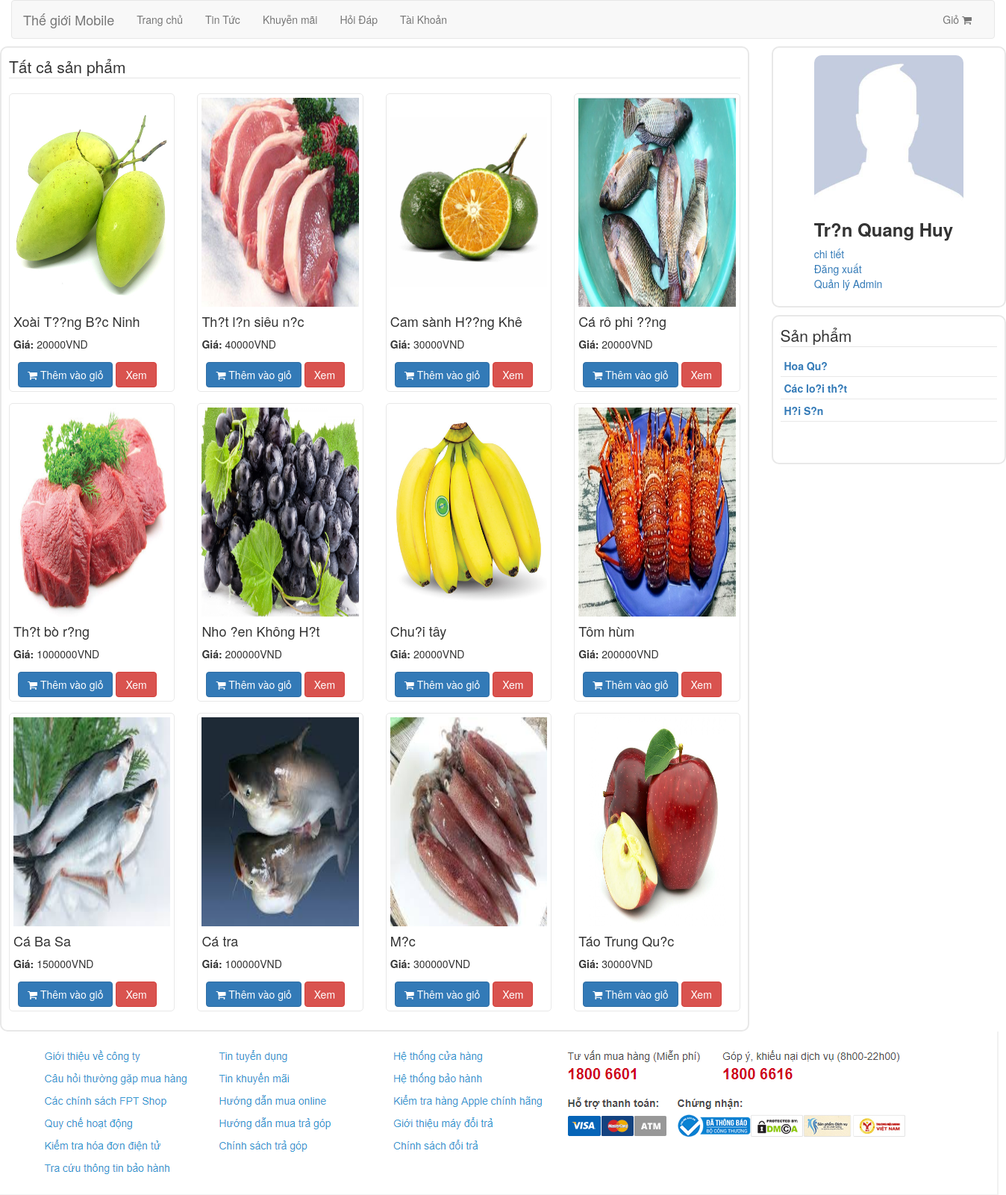
Page / (signed in) on the committed database.
### tables this page shows
CREATE TABLE `products` (
  `id` int(11) NOT NULL,
  `name` varchar(128) NOT NULL,
  `img` varchar(128) NOT NULL,
  `price` varchar(20) NOT NULL,
  `id_type` int(2) NOT NULL,
  `description` varchar(500) NOT NULL,
  `count` int(20) NOT NULL
);

CREATE TABLE `type_product` (
  `id` int(2) NOT NULL,
  `name` varchar(128) NOT NULL
);

### index.php (called while the page is built, shortened)
<?php
	include './Model/product.php';
	include './Model/catology.php';
	if(!isset($_GET['page'])){
		$page = 'df';
	} else {
		$page=$_GET['page'];
	}
switch ($page) {
	case 'df':
		$product=new product();
		$items=$product ->getList();
		break;
}
require_once 'layout.php';
?>

### Model/connect.php (called while the page is built, shortened)
<?php
class connect{
		var $db=null;
		function __construct(){
			$dsn="mysql:host=localhost;dbname=shophanh";
			$user='root';
			$pass='';
			$this-> db = new PDO($dsn, $user, $pass, array(PDO::MYSQL_ATTR_INIT_COMMAND=>"SET NAMES 'utf8'"));
		}
		function getList($select){
			$result =$this -> db ->query($select);
			return $result;
		}
		function query($query){
			$result =$this -> db ->query($query);
			return $result;
		}
	}
?>

### Model/product.php (called while the page is built, shortened)
<?php
require_once 'connect.php';
class product{
      function getList(){
            $db = new connect();
            $sql="SELECT * FROM products ";
            $result = $db -> getList($sql);
            $rows=$result->fetchAll();
            return $rows;
        }
}
?>

### Model/catology.php (called while the page is built, shortened)
<?php
require_once 'connect.php';
class catelogy{
    function getListName(){
            $db=new connect();
            $select="SELECT * FROM type_product";
            $results = $db->query($select);
            $result= $results->fetchAll();
            return $result;
    }
}
?>

### Page/product.php (the view)
<div class="content">
	<legend>Tất cả sản phẩm</legend>
	<div class="row">
		 <?php
        foreach ($items as $item ){
          echo "<div class='col-xs-12 col-sm-6 col-md-4 col-lg-3'>
			<div class='product'><img src='./Public/Images/Products/".$item['img']."'>";
          echo "<h4>".$item['name']."</h4>";
          echo "<b>Giá: </b>". $item['price']."VND <br>";
          echo"<div class='button'>
				<button type='button' class='btn btn-primary'> <i class='fa fa-shopping-cart'> </i> Thêm vào giỏ</button>
				<a href='index.php?page=chitiet&id=".$item['id']."'><button type='button' class='btn btn-danger'>Xem</button> </a>
				</div>
			</div>
		</div>";
        }
      ?>
	</div>
</div>

### Layout/Catelogies.php
<div class="catelogies">
	<legend> Sản phẩm</legend>
	<div class='danhmuc'>
		<?php
		require_once './Model/catology.php';
		$cato=new catelogy();
		$results= $cato->getListName();
		foreach($results as $item){
			echo "<a href='index.php?page=danhmuc&id_danhmuc=".$item['id']."'><div class='item-dm'>
		<p><b>".$item['name']."</b> </p>
		</div> </a>";
		}
		?>
	</div>
</div>

### Public/Css/style.css (style rules this page uses)
.content { width:100%; border:2px solid #e8e8e8; padding:10px; border-radius: 10px; height:auto; margin-top: 10px; }
.product { width:100%; border:1px solid #e8e8e8; border-radius: 5px; height: 400px; padding:5px; position: relative; margin-bottom: 15px; }
.product img { width:100%; height:280px; }
.product .button { width:90%; margin:auto; position: absolute; bottom: 5px; left:0;right:0; }
.catelogies { width: 100%; min-height:200px; border:2px solid #e8e8e8; border-radius: 10px; margin-top: 10px; padding: 10px; }
.item-dm { padding:5px; width:100%; height:30px; border-bottom: 1px solid #e8e8e8; }
.danhmuc { width:auto; margin-top: -10px; }

### rows in the picture
products: img (picture), name "Xoài T??ng B?c Ninh", price "20000"
products: img (picture), name "Th?t l?n siêu n?c", price "40000"
products: img (picture), name "Cam sành H??ng Khê", price "30000"
products: img (picture), name "Cá rô phi ??ng", price "20000"
products: img (picture), name "Th?t bò r?ng", price "1000000"
products: img (picture), name "Nho ?en Không H?t", price "200000"
products: img (picture), name "Chu?i tây", price "20000"
products: img (picture), name "Tôm hùm", price "200000"
products: img (picture), name "Cá Ba Sa", price "150000"
products: img (picture), name "Cá tra", price "100000"
products: img (picture), name "M?c", price "300000"
products: img (picture), name "Táo Trung Qu?c", price "30000"
type_product: name "Hoa Qu?"
type_product: name "Các lo?i th?t"
type_product: name "H?i S?n"

### other values in the picture
$_SESSION['user'] "Tr?n Quang Huy"
